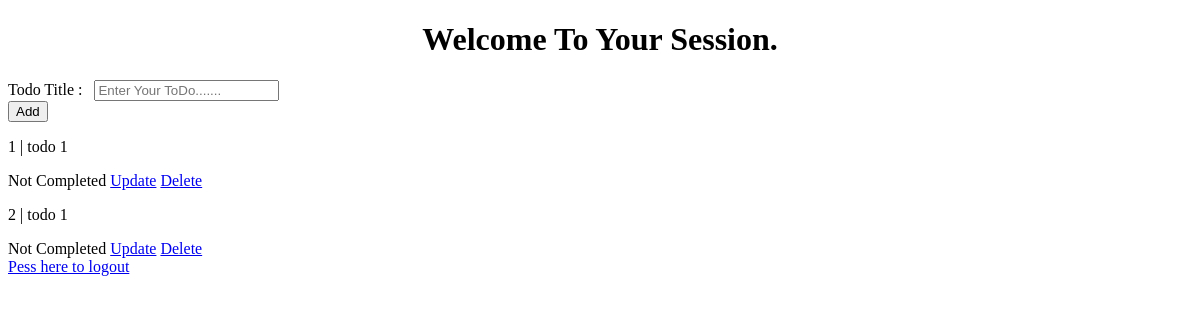
Page /dashboard (signed in) on the earlier database version.
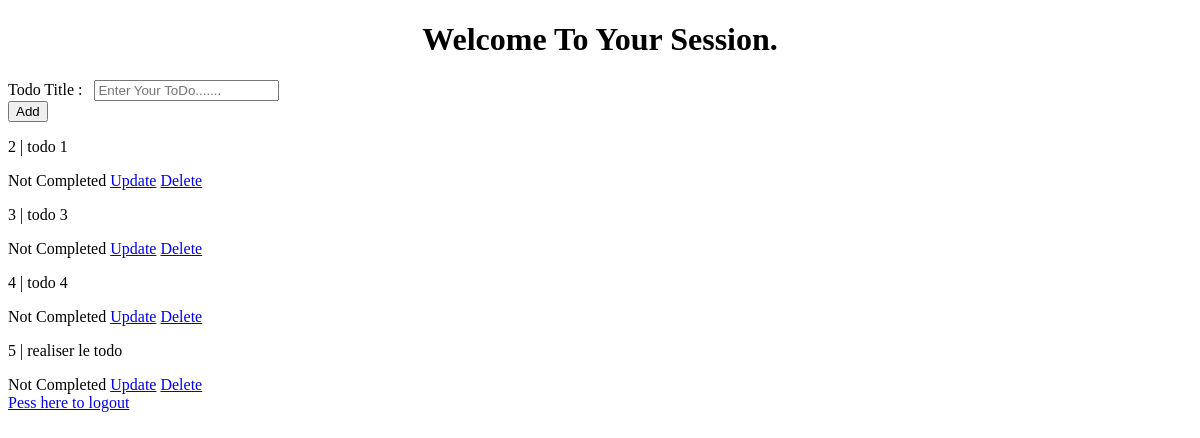
Same page on the later database version.
### app.py (models this page shows)
class Todo(db.Model) :
    id_todo = db.Column(db.Integer, primary_key = True)
    title = db.Column(db.String(100))
    body = db.Column(db.Boolean)

### app.py (the view)
@app.route('/dashboard', methods=['GET', 'post'])
@login_required
def dashboard():
    todo_list = Todo.query.all()
    return render_template('dashboard.html', todo_list = todo_list)

### app.py (called while the page is built)
@login_manager.user_loader
def load_user(user_id):
    return User.query.get(int(user_id))

### templates/dashboard.html (shortened to what this page needs)
<!doctype html>
<html lang="en">
<head>
</head>
<body>
    <center><h1>Welcome To Your Session.</h1></center>
    <form action="/add">
        <div>
            <label for="title">Todo Title : &nbsp;</label>
            <input type="text" name="title" placeholder="Enter Your ToDo......."><br>
            <button type="submit">Add</button>
        </div>
    </form>
    {% for todo in todo_list %}
        <p> {{ todo.id_todo }} | {{ todo.title }}</p>
        {% if todo.body == False %}
             <span>Not Completed</span>
        {% else %}
             <span>Completed</span>
        {% endif %}
        <a href="/">Update</a>
        <a href="/">Delete</a>
    {% endfor %}
<br>
    <a href="{{url_for('logout')}}">Pess here to logout</a>
</body>
</html>

Differences in the rows shown:
removed Todo: id_todo "1", title "todo 1", body "Not Completed"
added Todo: id_todo "3", title "todo 3", body "Not Completed"
added Todo: id_todo "4", title "todo 4", body "Not Completed"
added Todo: id_todo "5", title "realiser le todo", body "Not Completed"
